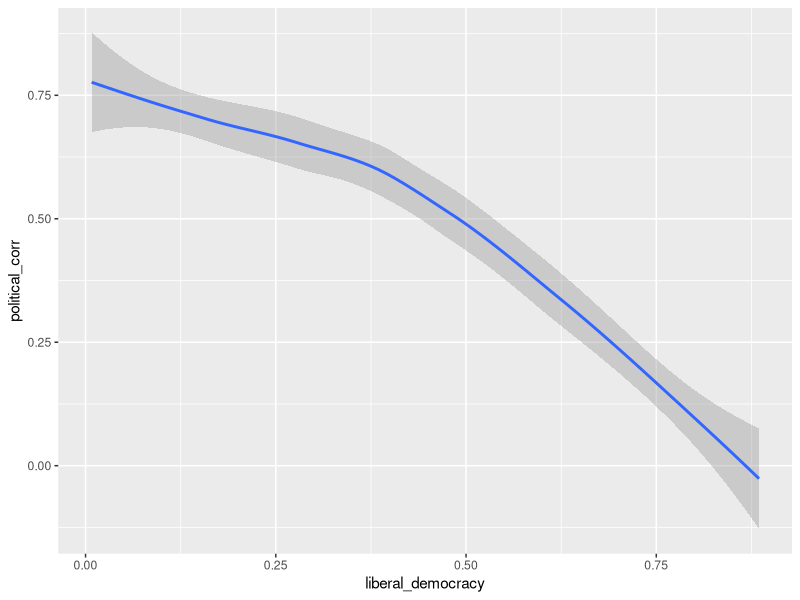
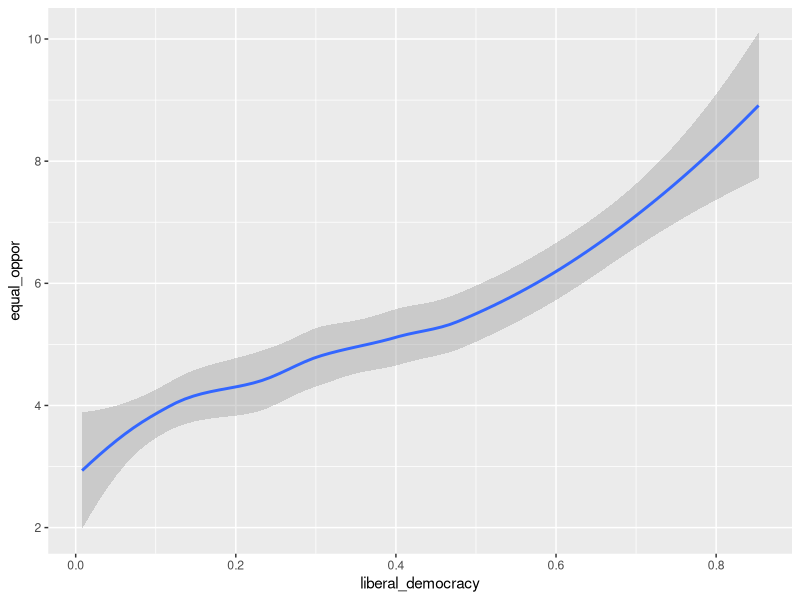

Write the R code that produced these figures, in order.
## ---- chunk 1
knitr::opts_chunk$set(echo = TRUE)
## ---- chunk 2
  library(tidyverse)
## ---- chunk 3
  qog_std <- read.csv("dataset/qog_std_cs_jan22.csv")



qog_std

## ---- chunk 4
 qog_std$oecd_c
## ---- chunk 5
covid_effect <- qog_std %>%
  select(
    jht_ccc,
    jht_ccd,
    who_alcohol10,
    who_suit,
    eu_empy1564t,
    who_let,
    egov_hci,
    vdem_libdem,
    eu_isiuhlt,
    vdem_corr,
    bti_eo,
    fh_pr
  )%>%
  rename(
    covid_deaths = jht_ccc,
    covid_cases = jht_ccd,
    alcohol_consumption = who_alcohol10,
    suicide_rate = who_suit,
    employment_rate = eu_empy1564t,
    life_expectancy = who_let,
    basic_human_needs = egov_hci,
    liberal_democracy = vdem_libdem,
    political_rights = fh_pr,
    seeking_health_info = eu_isiuhlt,
    political_corr = vdem_corr,
    equal_oppor = bti_eo
  )

covid_effect
## ---- chunk 6
  ggplot(data = covid_effect) +
  geom_smooth(mapping = aes(x = liberal_democracy, y = political_corr))
## ---- chunk 7
  ggplot(data = covid_effect) +
  geom_smooth(mapping = aes(x = liberal_democracy, y = equal_oppor))
